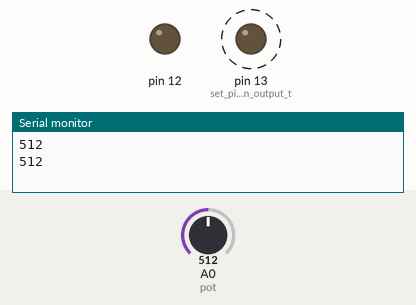
Recording of a sketch running on a simulated Arduino Uno, built with avr-gcc and run on an emulated ATmega328P. On the bench: output pins drawn as LEDs (lit = HIGH), the last lines printed to the serial monitor. Dashed ring = blinking. The test bench sets the inputs (shaded band); at power-on: A0 (pot) = 512.

Above: at 2.8 s.
2.9 s: A0 (pot) set to 122
At 3.4 s:
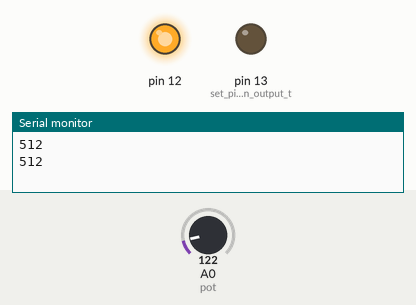
6.4 s: A0 (pot) set to 0
At 7.4 s:
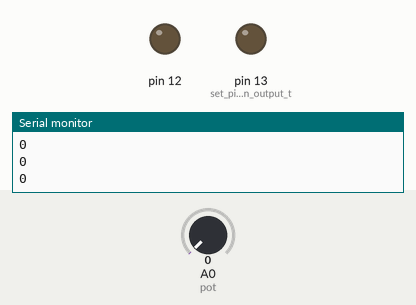
9.1 s: A0 (pot) set to 306
At 9.87 s:
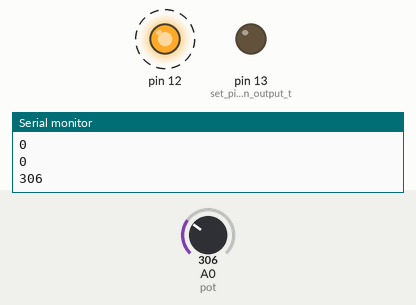
Timing chart, 0 to 18.6 s (numbered marks = the images above; inputs shaded):
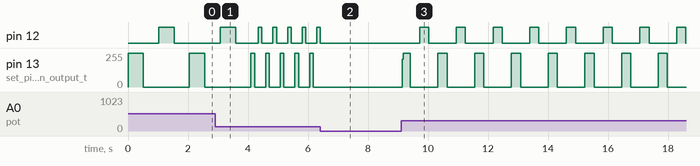

The sketch:

Task_2_Project_1.ino
```cpp
/*
SparkFun Inventor’s Kit
Circuit 1B-Potentiometer

Changes how fast an LED connected to pin 13 blinks, based on a potentiometer connected to pin A0

This sketch was written by SparkFun Electronics, with lots of help from the Arduino community.
This code is completely free for any use.

View circuit diagram and instructions at: https://learn.sparkfun.com/tutorials/sparkfun-inventors-kit-experiment-guide---v40
Download code at: https://github.com/sparkfun/SIK-Guide-Code
*/

int potPosition;       //this variable will hold a value based on the position of the potentiometer

void setup()
{
  Serial.begin(9600);       //start a serial connection with the computer

  pinMode(13, OUTPUT);      //set pin 13 as an output that can be set to HIGH or LOW
  pinMode(12, OUTPUT);
}

void loop()
{
  //read the position of the pot
  potPosition = analogRead(A0);    //set potPosition to a number between 0 and 1023 based on how far the knob is turned
  Serial.println(potPosition);     //print the value of potPosition in the serial monitor on the computer

  //change the LED blink speed based on the pot value
  digitalWrite(13, HIGH);           // Turn on the LED
  delay(potPosition);              // delay for as many miliseconds as potPosition (0-1023)

  digitalWrite(13, LOW);            // Turn off the LED
  delay(potPosition);              // delay for as many miliseconds as potPosition (0-1023)

  digitalWrite(12, HIGH);
  delay(potPosition);

  digitalWrite(12, LOW);            // Turn off the LED
  delay(potPosition);
}
```

Measured:
- after the input at 6.4 s, pin 12: goes on until 6.4 s, then stays LOW; pin 13 (set_pin_13_as_an_output_t): stops changing and stays 0/255
- after the input at 9.1 s, pin 12: alternates HIGH for 0.31 s and LOW for 0.92 s, starting after 0.62 s; pin 13 (set_pin_13_as_an_output_t): 0/255 → 209/255 at once, then moves between 0/255 and 255/255, repeating every 1.2 s
- by itself, pin 13 (set_pin_13_as_an_output_t): alternates 255/255 for 0.12 s and 0/255 for 0.37 s
